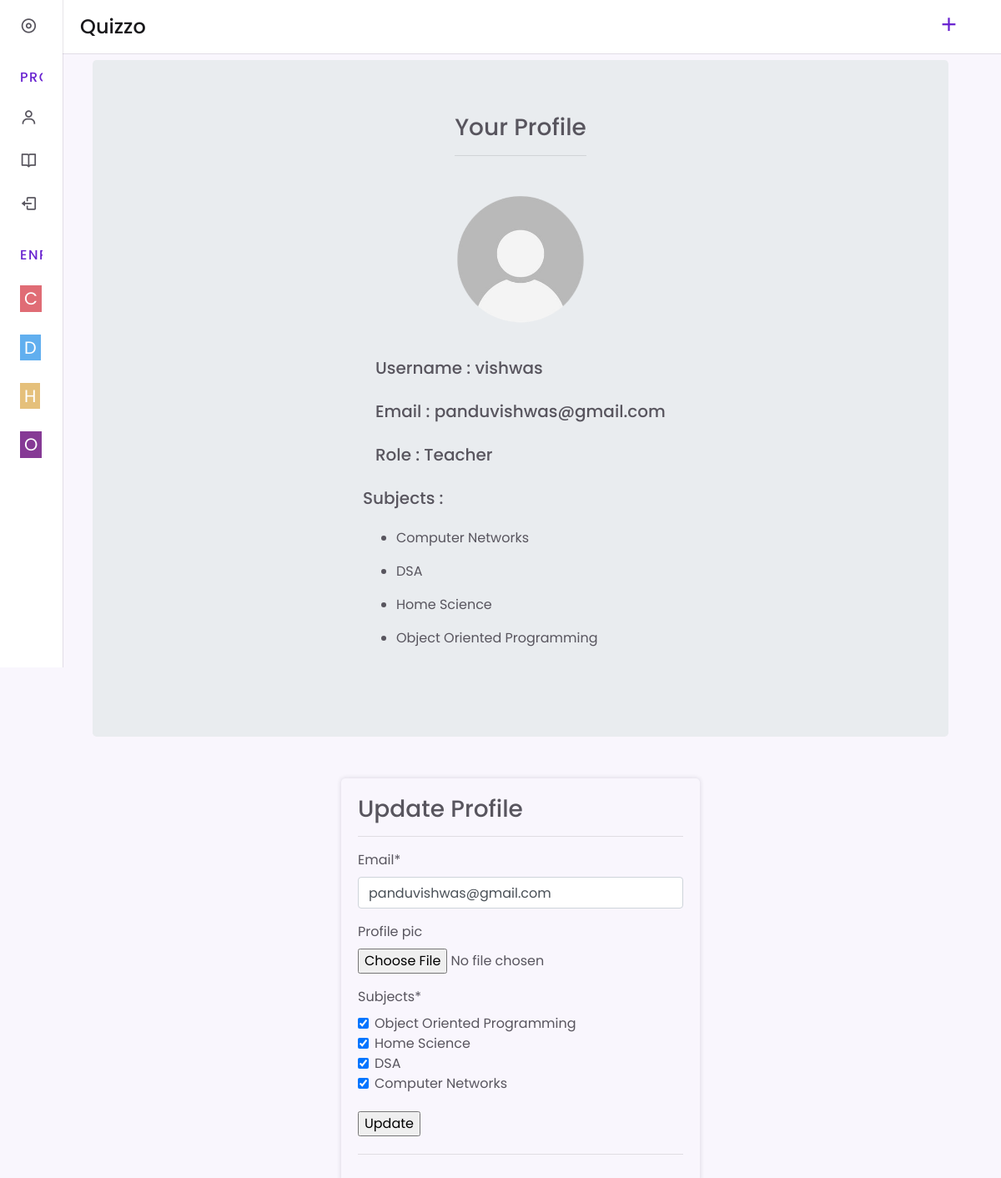
Page /profile/ (signed in) on the committed database.
### quizapp/models.py (models this page shows, shortened)
class Subject(models.Model):
    COLOR_CHOICES = [
        ("#E06C75", "RED"),
        ("#E5C07B", "YELLOW"),
        ("#98C379", "GREEN"),
        ("#61AFEF", "BLUE"),
        ("#863A95", "PURPLE"),
    ]
    name = models.CharField(max_length=256, primary_key=True)
    color = models.CharField(max_length=20, choices=COLOR_CHOICES, default="#863A95")
    slug = models.SlugField(unique=True)
    def __str__(self):
        return self.name

class MyUser(AbstractUser):
    email = models.EmailField(max_length=264)
    profile_pic = models.ImageField(upload_to="profile_pics/", blank=True, null=True)
    is_student = models.BooleanField(default=False)
    is_teacher = models.BooleanField(default=False)

### quizapp/views.py (the view, shortened to what this page needs)
# urls.py: path('profile/',views.profile,name='profile'),
@login_required(login_url="login")
def profile(request):
    user = request.user
    user_form = MyUserUpdateForm(instance=user)
    subjects = getSubjects(user)
    if user.is_student:
        profile = user.student
        profile_form = StudentUpdateForm(instance=profile)
    else:
        profile = user.teacher
        profile_form = TeacherUpdateForm(instance=profile)
    context = {
        "user_form": user_form,
        "profile_form": profile_form,
        "subjects": subjects,
        "profile": profile,
    }
    return render(request, "quizapp/profile.html", context)

### quizapp/forms.py
class MyUserUpdateForm(forms.ModelForm):
    class Meta:
        model = MyUser
        fields = ["email", "profile_pic"]

class TeacherUpdateForm(forms.ModelForm):
    subjects = forms.ModelMultipleChoiceField(
        label="Subjects",
        queryset=Subject.objects.all(),
        widget=forms.CheckboxSelectMultiple,
    )
    class Meta:
        model = Teacher
        fields = ["subjects"]

### quizapp/views.py (called while the page is built)
def getSubjects(user):
    if user.is_student:
        return user.student.subjects.all()
    if user.is_teacher:
        return user.teacher.subjects.all()

### quizapp/templates/quizapp/profile.html (shortened to what this page needs)
<!DOCTYPE html>
{% extends 'quizapp/index.html' %}
{% load static %}
{% load crispy_forms_tags %}
{% block body_block %}
    <div class="container" style="margin:0 auto;">
    <div class="jumbotron">
        <div class="heading">
            <h3>Your Profile</h3>
            <hr>
        </div>
        <div class="profile_pic m-2">
            {% if user.profile_pic %}
                <img class="dp" src="{{user.profile_pic.url}}" alt="{{user.username}}'s picture">
            {% else %}
                <img class="dp" src="/media/profile_pics/default_profile.png" alt="{{user.username}}'s picture">
            {% endif %}
        </div>
        <div class="fields" style="">
            <div class=" field">
                <h5>Username : {{user.username}}</h5>
            </div>
            <div class=" field">
                <h5>Email : {{user.email}}</h5>
            </div>
            {% if user.is_student %}
                <div class="field"><h5>Role : Student</h5> </div>
                <div class=" field">
                    <h5>Registration Number : {{profile.registration_number}}</h5>
                </div>
                <div class=" field">
                    <h5>Roll Number : {{profile.roll_no}}</h5>
                </div>
            {% else %}
                <div class="field"><h5>Role : Teacher</h5></div>
            {% endif %}
            <div class="row field">
                <h5>Subjects :</h5>
                <ul>
                    {% for sub in profile.subjects.all %}
                        <p><li>{{sub.name}}</li></p>
                    {% endfor %}
                </ul>
            </div>
        </div>
    </div>
    </div>
    <div class="form_container">
        <div class="heading">
            <h3>Update Profile</h3>
        </div>
        <hr>
        <form action="" method="post" enctype="multipart/form-data">
            {{user_form|crispy}}
            {{profile_form|crispy}}
            <input type="submit" value="Update" class="submit">
        </form>
        <hr>
    </div>
{% endblock body_block %}

### quizapp/templates/quizapp/index.html (shortened to what this page needs)
<!DOCTYPE html>
{% extends 'quizapp/base.html' %}
{% load static %}
{% block subject_list %}
    <div class="nav_items">
        {% for sub in subjects %}
            <a href="{% url 'subject' sub.slug %}" class="nav_link">
                <span class="nav_icon" style="background:{{sub.color}};color:white;padding:0 5px;">
                {{ sub.name|slice:"1" }}
                </span>
            </a>
        {% endfor %}
    </div>
{% endblock subject_list %}
{% block join_subject_block %}
    <a href="{%url 'add_subject' %}" title="Join another subject" class="join_sub"><i class='bx bx-plus' ></i></a>
{% endblock join_subject_block %}

### quizapp/templates/quizapp/base.html (shortened to what this page needs)
<!DOCTYPE html>
{% load static %}
<html lang="en">
<head>
    <link rel="stylesheet" href="https://stackpath.bootstrapcdn.com/bootstrap/4.3.1/css/bootstrap.min.css">
    <link href='https://unpkg.com/boxicons@2.0.7/css/boxicons.min.css' rel='stylesheet'>
    <link rel="stylesheet" href="{% static 'css/base.css' %}">
</head>
<body>
    <header class="header">
        <div class="header_container">
            <div>
            <a href="/" class="header_logo">Quizzo</a>
            </div>
            <div class="header_right ml-auto">
                {% block join_subject_block %}{% endblock join_subject_block %}
            </div>
        </div>
    </header>
    {% block nav_block %}
    <div class="nav" id="navbar">
        <nav class="nav_container">
            <div>
                <a href="/" class="nav_link nav_logo">
                    <i class='bx bx-disc nav_icon'></i>
                </a>
                <div class="nav_list">
                    <div class="nav_items">
                        <a href="{% url 'profile' %}" class="nav_link">
                            <i class='bx bx-user nav_icon' ></i>
                        </a>
                        <a href="/" class="nav_link">
                            <i class='bx bx-book-open nav_icon'></i>
                        </a>
                        <a href="{% url 'logout' %}" class="nav_link">
                            <i class='bx bx-log-out nav_icon'></i>
                        </a>
                    </div>
                    {% block subject_list %}{% endblock subject_list %}
                </div>
            </div>
        </nav>
    </div>
    {% endblock nav_block %}
    {% block body_block %}{% endblock body_block %}
</body>
</html>

### quizapp/static/css/base.css (style rules this page uses)
:root { --header-height:3.5rem; --nav-width:330px; --first-color: #6923D0; --first-color-light: #F3E8FD; --title-color:#19181B; --text-color:#58555E; --body-color:#F9F6FD; --container-color: #FFFFFF; --body-font: 'Poppins',sans-serif; --normal-font-size:0.93rem; --small-font-size:0.75rem; --smaller-font-size:0.75rem; --font-medium:500; --font-semi-bold:600; --z-fixed : 100; }
@media screen and (min-width: 1024px) { :root { --normal-font-size:1rem; --small-font-size:0.875rem; --smaller-font-size:0.813rem; } }
*,::before,::after { box-sizing: border-box; }
body { margin:var(--header-height) 0 0 0 ; padding:1rem 1rem 0; font-family : var(--body-font); font-size: var(--normal-font-size); background-color: var(--body-color); color:var(--text-color); }
h3 { margin: 0; }
a,a:hover { text-decoration: none; }
img { max-width: 100%; height:auto; }
.join_sub { font-size:27px; color:var(--first-color); }
.join_sub i { border:1.5px solid var(--container-color); border-radius:50%; transition:0.1s all ease; }
.form_container { width : 430px; margin:50px auto; box-shadow : 0 0 5px 1px rgba(22,8,43,.1); border-radius :5px; padding:20px; }
.submit { margin:5px auto; }
.header { position: fixed; top: 0; left: 0; width: 100%; background-color:var(--container-color); box-shadow: 0 1px 0 rgba(22,8,43,0.1); padding:5px 20px; z-index: var(--z-fixed); }
.header_right { display: flex; justify-content: center; align-items:center; }
.header_container { display: flex; align-items: center; justify-content:space-between; height:var(--header-height); }
.header_logo { color: var(--title-color); font-weight: var(--font-medium); font-size: 1.5rem; }
.nav { position: fixed; top:0; left:-100%; height:100vh; padding:1rem 1rem 3rem; background-color:var(--container-color); z-index: var(--z-fixed); box-shadow: 1px 0 0 rgba(22,8,43,.1); transition:0.4s all ease; }
.nav_container { height:100%; display:flex; flex-direction: column; justify-content: space-between; overflow: auto; scrollbar-width: none; }
.nav_logo { font-weight: var(--font-semi-bold); font-size:1.5rem; margin-bottom: 2.5rem; }
.nav_list,.nav_items { display:grid; }
.nav_list { row-gap: 2.5rem; }
.nav_items { row-gap: 1.5rem; font-size: 1rem; }
.nav_link { display: flex; align-items: center; color: var(--text-color); text-decoration: none; }
.nav_icon { font-size:1.2rem; margin-right: .5rem; }
@media screen and (min-width:760px) { body { padding:1rem 3rem 0 6rem; } }
@media screen and (min-width:760px) { .header { padding:0 3rem 0 6rem; } }
@media screen and (min-width:760px) { .header_container { height: calc(var(--header-height) + 0.5rem); } }
@media screen and (min-width:760px) { .nav { left: 0; padding:1.2rem 1.5rem 3rem; width:75px; } }
@media screen and (min-width:760px) { .nav_items { row-gap:1.7rem; } }
@media screen and (min-width:760px) { .nav_icon { font-size: 1.3rem; } }

### quizapp/templates/quizapp/profile.html (style rules this page uses)
.dp { width : 200px; height :auto; border-radius :50%; }
.form_container { width : 430px; margin:50px auto; box-shadow : 0 0 5px 1px rgba(22,8,43,.1); border-radius :5px; padding:20px; }
.submit { margin:5px auto; }
.jumbotron { display:flex; flex-direction:column; justify-content:center; align-items:center; }
.field { padding:10px; max-width:100%; }

### rows in the picture
Subject: name "C", name "Computer Networks"
Subject: name "D", name "DSA"
Subject: name "H", name "Home Science"
Subject: name "O", name "Object Oriented Programming"
MyUser: username "vishwas", email "panduvishwas@gmail.com"
